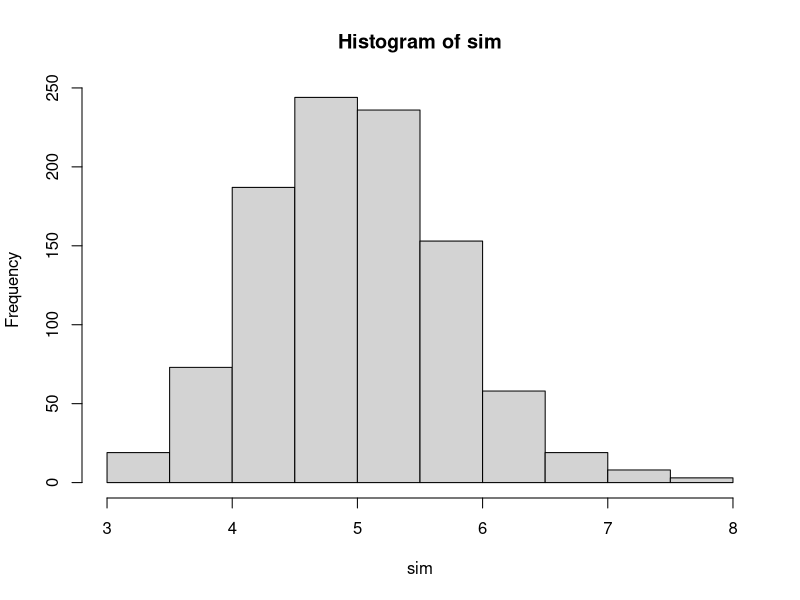
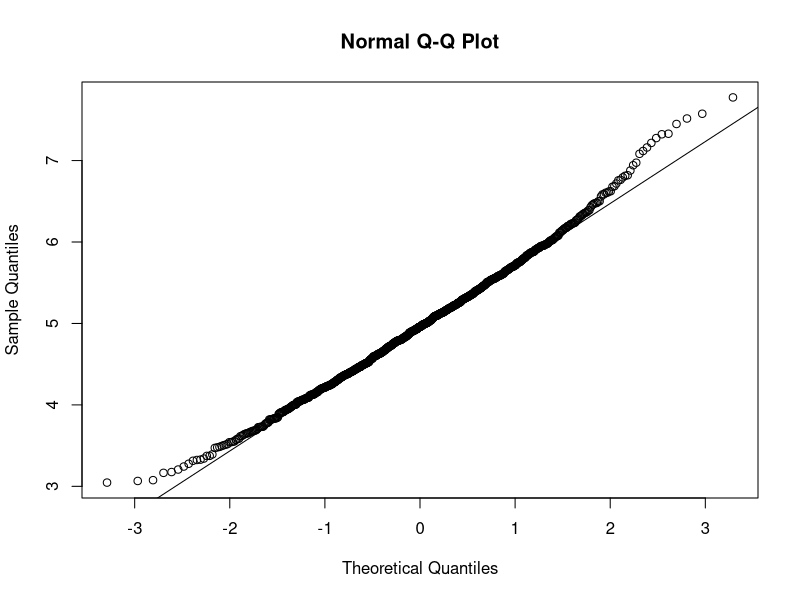

R code for these plots, in order:
## ---- chunk 1
lambda <- 0.2
sim <- replicate(1000,(mean(rexp(40,rate=lambda))))
## ---- chunk 2
theoretical.mean <- 1/lambda
sim.mean <- mean(sim)
## ---- chunk 3
theoretical.sd <- (1/lambda)/sqrt(40)
theoretical.var <- theoretical.sd^2
sim.var <- var(sim)

## ---- chunk 4
hist(sim)
qqnorm(sim)
qqline(sim)
## ---- chunk 5
conf.interval <- theoretical.mean + c(-1,1)*1.96*theoretical.sd
mean(conf.interval[1] < sim & sim < conf.interval[2])
